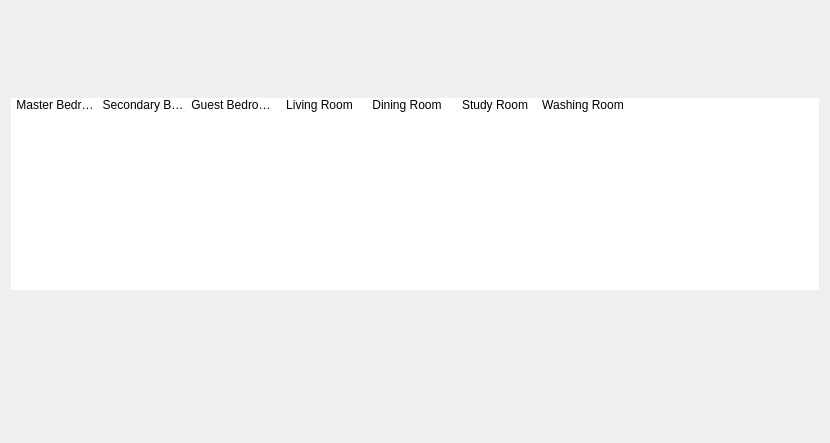
<?xml version="1.0" encoding="UTF-8"?>
<ui version="4.0">
 <class>RoomChoose</class>
 <widget class="QWidget" name="RoomChoose">
  <property name="geometry">
   <rect>
    <x>0</x>
    <y>0</y>
    <width>829</width>
    <height>443</height>
   </rect>
  </property>
  <layout class="QGridLayout" name="gridLayout_2">
   <item row="0" column="0">
    <spacer name="verticalSpacer">
     <property name="orientation">
      <enum>Qt::Vertical</enum>
     </property>
     <property name="sizeHint" stdset="0">
      <size>
       <width>808</width>
       <height>79</height>
      </size>
     </property>
    </spacer>
   </item>
   <item row="2" column="0">
    <spacer name="verticalSpacer_2">
     <property name="orientation">
      <enum>Qt::Vertical</enum>
     </property>
     <property name="sizeHint" stdset="0">
      <size>
       <width>808</width>
       <height>78</height>
      </size>
     </property>
    </spacer>
   </item>
   <item row="1" column="0">
    <layout class="QGridLayout" name="gridLayout">
     <item row="0" column="0" colspan="3">
      <widget class="HacListWidget" name="listWidget">
       <property name="frameShape">
        <enum>QFrame::NoFrame</enum>
       </property>
       <property name="frameShadow">
        <enum>QFrame::Plain</enum>
       </property>
       <property name="verticalScrollBarPolicy">
        <enum>Qt::ScrollBarAlwaysOff</enum>
       </property>
       <property name="horizontalScrollBarPolicy">
        <enum>Qt::ScrollBarAlwaysOff</enum>
       </property>
       <property name="autoScroll">
        <bool>false</bool>
       </property>
       <property name="editTriggers">
        <set>QAbstractItemView::NoEditTriggers</set>
       </property>
       <property name="showDropIndicator" stdset="0">
        <bool>false</bool>
       </property>
       <property name="selectionMode">
        <enum>QAbstractItemView::NoSelection</enum>
       </property>
       <property name="iconSize">
        <size>
         <width>128</width>
         <height>128</height>
        </size>
       </property>
       <property name="movement">
        <enum>QListView::Static</enum>
       </property>
       <property name="flow">
        <enum>QListView::LeftToRight</enum>
       </property>
       <property name="isWrapping" stdset="0">
        <bool>false</bool>
       </property>
       <property name="viewMode">
        <enum>QListView::IconMode</enum>
       </property>
       <property name="uniformItemSizes">
        <bool>true</bool>
       </property>
       <property name="wordWrap">
        <bool>false</bool>
       </property>
       <property name="selectionRectVisible">
        <bool>true</bool>
       </property>
       <property name="backgroundTransparent">
        <bool>true</bool>
       </property>
       <property name="notIntersetedItems">
        <bool>true</bool>
       </property>
       <property name="gridCount">
        <size>
         <width>5</width>
         <height>1</height>
        </size>
       </property>
       <item>
        <property name="text">
         <string>Master Bedroom</string>
        </property>
        <property name="icon">
         <iconset resource="../res/hac01.qrc">
          <normaloff>:/HAC01/room-normal.png</normaloff>
          <activeoff>:/HAC01/room-active.png</activeoff>:/HAC01/room-normal.png</iconset>
        </property>
       </item>
       <item>
        <property name="text">
         <string>Secondary Bedroom</string>
        </property>
        <property name="icon">
         <iconset resource="../res/hac01.qrc">
          <normaloff>:/HAC01/room-normal.png</normaloff>
          <activeoff>:/HAC01/room-active.png</activeoff>:/HAC01/room-normal.png</iconset>
        </property>
       </item>
       <item>
        <property name="text">
         <string>Guest Bedroom</string>
        </property>
        <property name="icon">
         <iconset resource="../res/hac01.qrc">
          <normaloff>:/HAC01/room-normal.png</normaloff>
          <activeoff>:/HAC01/room-active.png</activeoff>:/HAC01/room-normal.png</iconset>
        </property>
       </item>
       <item>
        <property name="text">
         <string>Living Room</string>
        </property>
        <property name="icon">
         <iconset resource="../res/hac01.qrc">
          <normaloff>:/HAC01/room-normal.png</normaloff>
          <activeoff>:/HAC01/room-active.png</activeoff>:/HAC01/room-normal.png</iconset>
        </property>
       </item>
       <item>
        <property name="text">
         <string>Dining Room</string>
        </property>
        <property name="icon">
         <iconset resource="../res/hac01.qrc">
          <normaloff>:/HAC01/room-normal.png</normaloff>
          <activeoff>:/HAC01/room-active.png</activeoff>:/HAC01/room-normal.png</iconset>
        </property>
       </item>
       <item>
        <property name="text">
         <string>Study Room</string>
        </property>
        <property name="icon">
         <iconset resource="../res/hac01.qrc">
          <normaloff>:/HAC01/room-normal.png</normaloff>
          <activeoff>:/HAC01/room-active.png</activeoff>:/HAC01/room-normal.png</iconset>
        </property>
       </item>
       <item>
        <property name="text">
         <string>Washing Room</string>
        </property>
        <property name="icon">
         <iconset resource="../res/hac01.qrc">
          <normaloff>:/HAC01/room-normal.png</normaloff>
          <activeoff>:/HAC01/room-active.png</activeoff>:/HAC01/room-normal.png</iconset>
        </property>
       </item>
      </widget>
     </item>
     <item row="1" column="0">
      <spacer name="horizontalSpacer">
       <property name="orientation">
        <enum>Qt::Horizontal</enum>
       </property>
       <property name="sizeHint" stdset="0">
        <size>
         <width>40</width>
         <height>20</height>
        </size>
       </property>
      </spacer>
     </item>
     <item row="1" column="1">
      <widget class="QPushButton" name="prevButton">
       <property name="minimumSize">
        <size>
         <width>120</width>
         <height>50</height>
        </size>
       </property>
       <property name="icon">
        <iconset resource="../res/hac01.qrc">
         <normaloff>:/HAC01/go-previous.png</normaloff>:/HAC01/go-previous.png</iconset>
       </property>
       <property name="iconSize">
        <size>
         <width>32</width>
         <height>32</height>
        </size>
       </property>
       <property name="flat">
        <bool>true</bool>
       </property>
      </widget>
     </item>
     <item row="1" column="2">
      <widget class="QPushButton" name="nextButton">
       <property name="minimumSize">
        <size>
         <width>120</width>
         <height>50</height>
        </size>
       </property>
       <property name="icon">
        <iconset resource="../res/hac01.qrc">
         <normaloff>:/HAC01/go-next.png</normaloff>:/HAC01/go-next.png</iconset>
       </property>
       <property name="iconSize">
        <size>
         <width>32</width>
         <height>32</height>
        </size>
       </property>
       <property name="flat">
        <bool>true</bool>
       </property>
      </widget>
     </item>
    </layout>
   </item>
  </layout>
 </widget>
 <customwidgets>
  <customwidget>
   <class>HacListWidget</class>
   <extends>QListWidget</extends>
   <header>haclistwidget.h</header>
  </customwidget>
 </customwidgets>
 <resources>
  <include location="../res/hac01.qrc"/>
 </resources>
 <connections/>
</ui>
